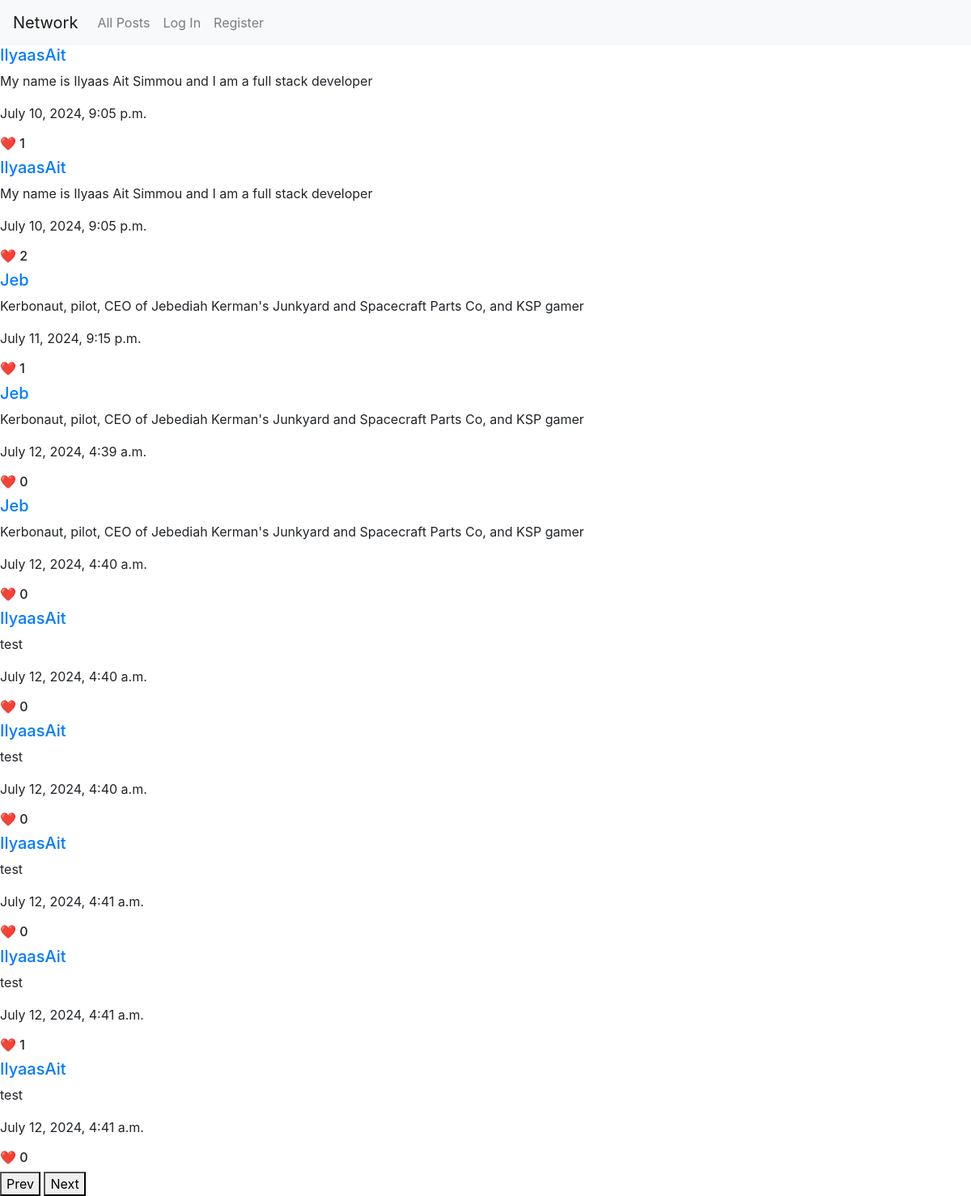
The page / on the database its author committed.
### network/models.py (models this page shows)
class post(models.Model):
    poster = models.ForeignKey(User, on_delete=models.CASCADE, related_name="user_listings")
    text = models.CharField(max_length=300)
    date = models.DateTimeField()

class User(AbstractUser):
    Followers = models.ManyToManyField("self", related_name="followers", blank=True, null=True)
    pass

### network/views.py (the view)
# urls.py: path("", views.index, name="index"),
def index(request):
    all_posts = list(post.objects.all())
    postPages = []
    newList = []
    for i in range(len(all_posts)):
        newList.append(all_posts[i])
        if (i + 1)%10 == 0:
            postPages.append(newList)
            newList = []
    postPages.append(newList)
    return render(request, "network/index.html", {
        'postpages': postPages,
        'form': new_post
    })

### network/templates/network/index.html (shortened to what this page needs)
{% extends "network/layout.html" %}
{% block body %}
    <div id="allPosts">
        {% for postlist in postpages %}
            <div id="{{forloop.counter}}" class="postSet" style="display: none;">
                {% for post in postlist %}
                    <div id="{{post.id}}">
                        <a href="/profile/{{ post.poster.username }}"><h5> {{ post.poster }} </h5></a>
                        <p> {{ post.text }} </p>
                        <p> {{ post.date }} </p>
                        <h6 class="like_button" id="like_button{{post.id}}"> ❤️ {{ post.likes.count }}</h6>
                    </div>
                {% endfor %}
            </div>
        {% endfor %}
        <button id="previous_page">Prev</button>
        <button id="next_page">Next</button>
    </div>
{% endblock %}

### network/templates/network/layout.html (shortened to what this page needs)
{% load static %}
<!DOCTYPE html>
<html lang="en">
    <head>
        <link rel="stylesheet" href="https://stackpath.bootstrapcdn.com/bootstrap/4.4.1/css/bootstrap.min.css">
        <link href="{% static 'network/styles.css' %}" rel="stylesheet">
    </head>
    <body>
        <nav class="navbar navbar-expand-lg navbar-light bg-light">
            <a class="navbar-brand" href="#">Network</a>
            <div>
              <ul class="navbar-nav mr-auto">
                <li class="nav-item">
                  <a class="nav-link" href="{% url 'index' %}">All Posts</a>
                </li>
                {% if user.is_authenticated %}
                    <li class="nav-item">
                        <a class="nav-link" href="{% url 'following' %}">Following</a>
                    </li>
                    <li class="nav-item">
                        <a class="nav-link" href="{% url 'logout' %}">Log Out</a>
                    </li>
                {% else %}
                    <li class="nav-item">
                        <a class="nav-link" href="{% url 'login' %}">Log In</a>
                    </li>
                    <li class="nav-item">
                        <a class="nav-link" href="{% url 'register' %}">Register</a>
                    </li>
                {% endif %}
              </ul>
            </div>
          </nav>
        <div class="body">
            {% block body %}
            {% endblock %}
        </div>
    </body>
</html>

### rows shown on the page
post: poster "IlyaasAit", text "My name is Ilyaas Ait Simmou and I am a full stack developer", date "July 10, 2024, 9:05 p.m.", likes.count "1"
post: poster "IlyaasAit", text "My name is Ilyaas Ait Simmou and I am a full stack developer", date "July 10, 2024, 9:05 p.m.", likes.count "2"
post: poster "Jeb", text "Kerbonaut, pilot, CEO of Jebediah Kerman's Junkyard and Spacecraft Parts Co, and KSP gamer", date "July 11, 2024, 9:15 p.m.", likes.count "1"
post: poster "Jeb", text "Kerbonaut, pilot, CEO of Jebediah Kerman's Junkyard and Spacecraft Parts Co, and KSP gamer", date "July 12, 2024, 4:39 a.m.", likes.count "0"
post: poster "Jeb", text "Kerbonaut, pilot, CEO of Jebediah Kerman's Junkyard and Spacecraft Parts Co, and KSP gamer", date "July 12, 2024, 4:40 a.m.", likes.count "0"
post: poster "IlyaasAit", text "test", date "July 12, 2024, 4:40 a.m.", likes.count "0"
post: poster "IlyaasAit", text "test", date "July 12, 2024, 4:40 a.m.", likes.count "0"
post: poster "IlyaasAit", text "test", date "July 12, 2024, 4:41 a.m.", likes.count "0"
post: poster "IlyaasAit", text "test", date "July 12, 2024, 4:41 a.m.", likes.count "1"
post: poster "IlyaasAit", text "test", date "July 12, 2024, 4:41 a.m.", likes.count "0"
